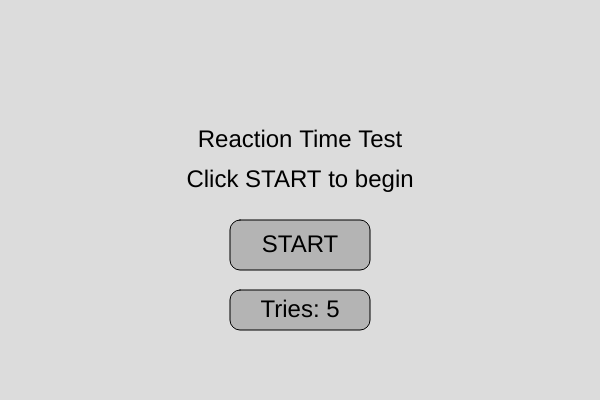
Frame 1 (no input)
Frame 60 (no input): identical to frame 1, image omitted
Frame 120 (the mouse pressed at the canvas centre since frame 60): identical to frame 1, image omitted

The p5.js sketch that drew this single still picture (run headless with seeded random() and noise() and a simulated clock; from frame 60 on, the mouse is pressed at the canvas centre):

// p5.js sketch
// ── sketch.js
let state = "menu";
let waitTime = 0;
let startTime;
let reactionTimes = [];
let maxTries = 5;
let tries = 0;
let readyToPress = false;

let showStartButton = true;
let showRestartButton = false;

function setup() {
    createCanvas(600, 400);
    textAlign(CENTER, CENTER);
    textSize(24);
}

function draw() {
    background(220);

    if (state === "menu") {
        fill(0);
        text("Reaction Time Test", width / 2, height / 2 - 60);
        text("Click START to begin", width / 2, height / 2 - 20);

        drawButton("START", width / 2 - 70, height / 2 + 20, 140, 50);

        drawButton("Tries: " + maxTries, width / 2 - 70, height / 2 + 90, 140, 40);
    }

    else if (state === "waiting") {
        fill(0);
        text("Wait for green...", width / 2, height / 2);
        if (millis() > waitTime) {
            state = "go";
            startTime = millis();
            readyToPress = true;
        }
    }

    else if (state === "go") {
        background(0, 255, 0);
        fill(0);
        text("PRESS!", width / 2, height / 2);
    }

    else if (state === "results") {
        fill(0);
        text("Average reaction time:", width / 2, height / 2 - 40);
        let sum = reactionTimes.reduce((a, b) => a + b, 0);
        let avg = nf(sum / reactionTimes.length, 1, 2);
        text(`${avg} ms`, width / 2, height / 2);
        text("Tries: " + reactionTimes.map(t => nf(t, 1, 0)).join(", "), width / 2, height / 2 + 50);

        drawButton("RESTART", width / 2 - 70, height / 2 + 100, 140, 50);
    }
}

function drawButton(label, x, y, w, h) {
    fill(180);
    rect(x, y, w, h, 10);
    fill(0);
    text(label, x + w / 2, y + h / 2);
}

function mousePressed() {
    if (state === "menu") {
        // Start button
        if (mouseInside(width / 2 - 70, height / 2 + 20, 140, 50)) {
            startGame();
        }
        // Toggle tries
        if (mouseInside(width / 2 - 70, height / 2 + 90, 140, 40)) {
            if (maxTries === 5) {
                maxTries = 10;
            } else {
                maxTries = 5;
            }
        }
    }

    if (state === "results") {
        if (mouseInside(width / 2 - 70, height / 2 + 100, 140, 50)) {
            resetGame();
        }
    }
}

function mouseInside(x, y, w, h) {
    return mouseX > x && mouseX < x + w && mouseY > y && mouseY < y + h;
}

function keyPressed() {
    if (state === "go" && readyToPress) {
        let reaction = millis() - startTime;
        reactionTimes.push(reaction);
        tries++;
        if (tries >= maxTries) {
            state = "results";
        } else {
            nextTry();
        }
    } else if (state === "waiting") {
        alert("Too soon! Wait for green!");
        resetGame();
    }
}

function startGame() {
    tries = 0;
    reactionTimes = [];
    nextTry();
}

function nextTry() {
    state = "waiting";
    waitTime = millis() + random(1000, 3000);
    readyToPress = false;
}

function resetGame() {
    state = "menu";
    tries = 0;
    reactionTimes = [];
}
